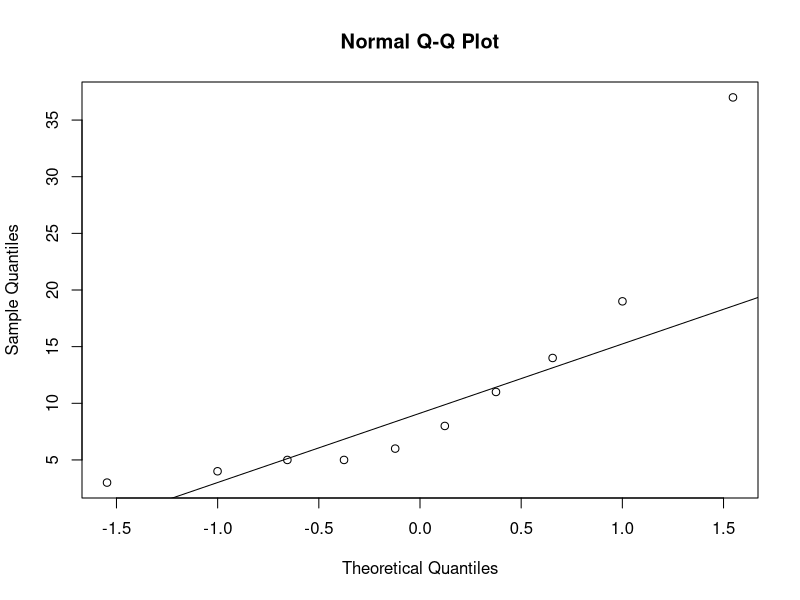
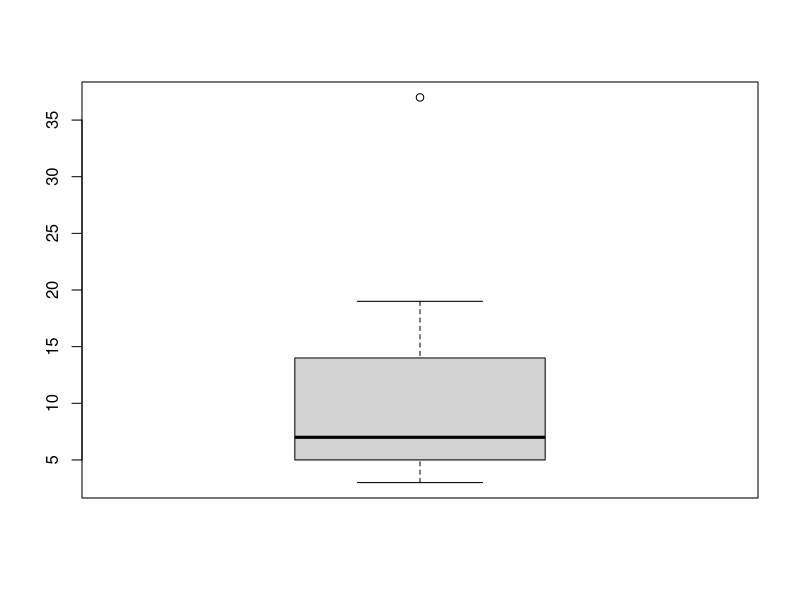
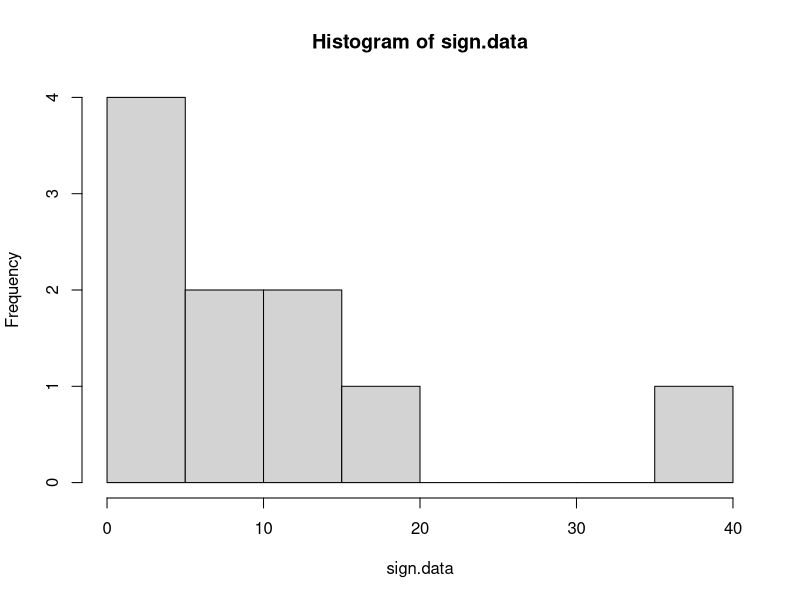
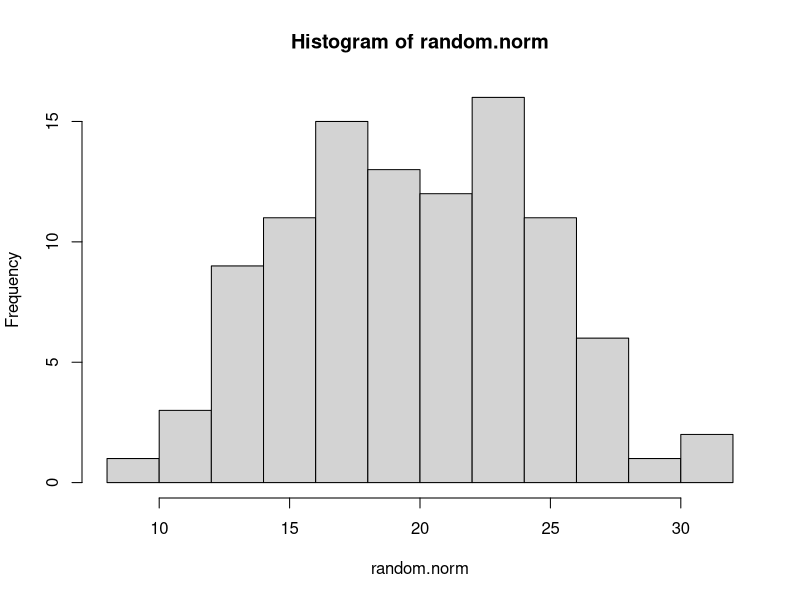
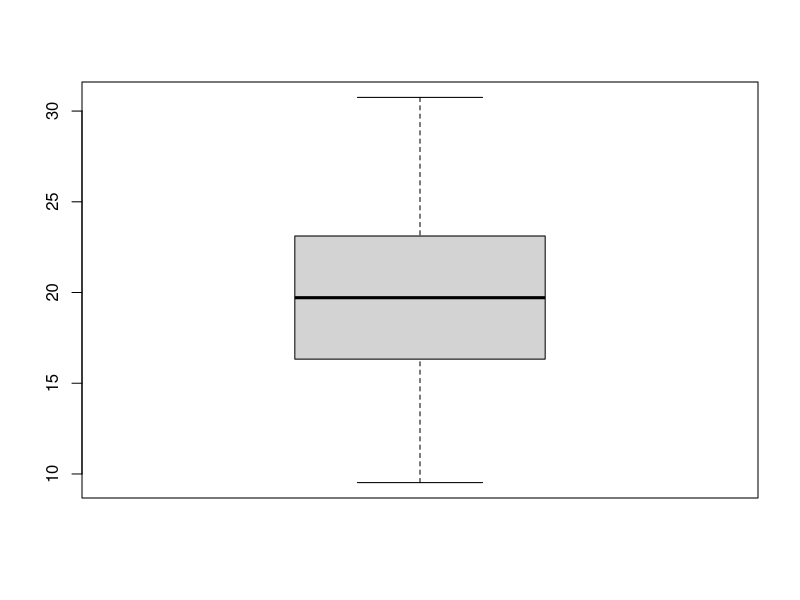
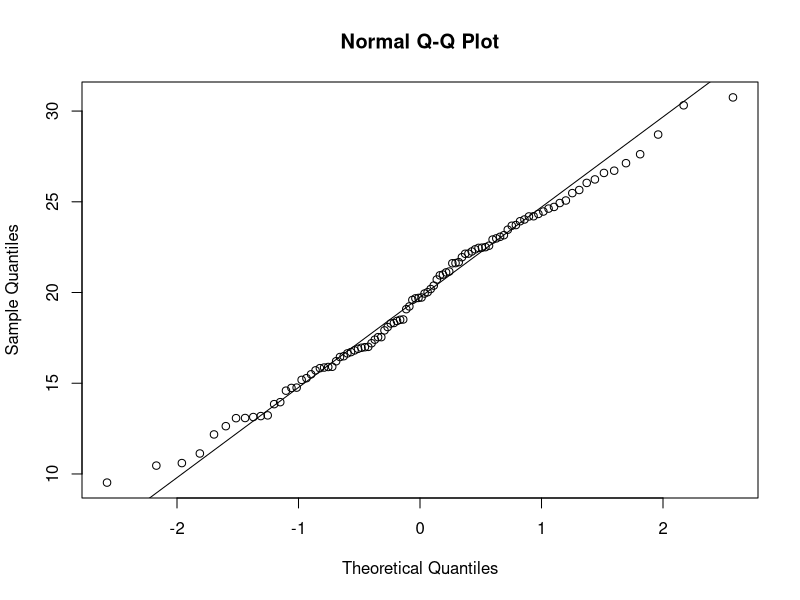
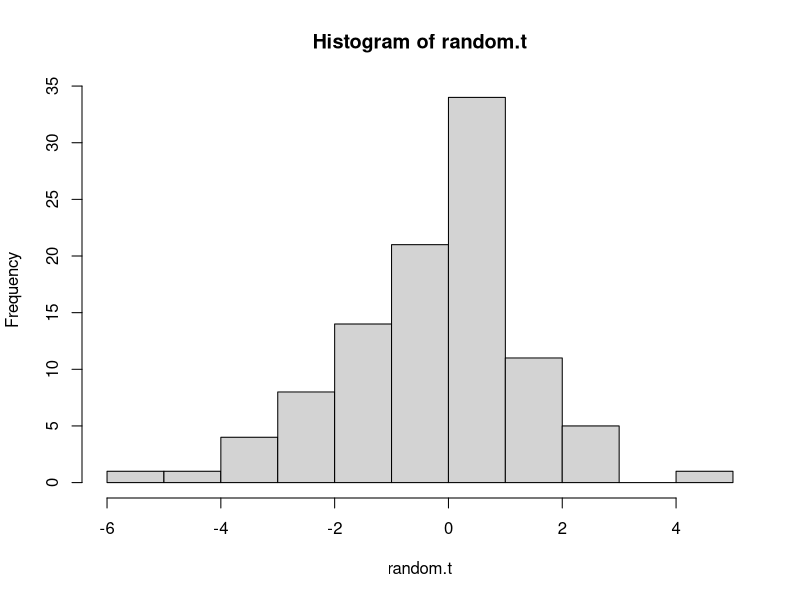
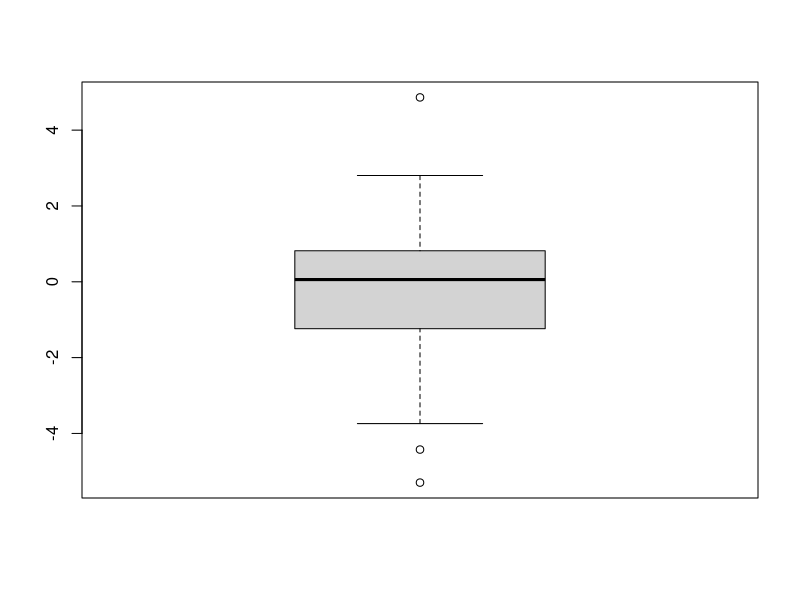

Write the R code that produced these figures, in order.
sign.data=c(3,4,5,5,6,8,11,14,19,37)
sign.data
qqnorm(sign.data)
qqline(sign.data)

boxplot(sign.data)
hist(sign.data)
stem(sign.data)

random.norm=rnorm(100,20,5)
random.norm
hist(random.norm)
boxplot(random.norm)
qqnorm(random.norm)
qqline(random.norm)

random.t=rt(100,3)
random.t
hist(random.t)
boxplot(random.t)
qqnorm(random.t)
qqline(random.t)

random.unif=runif(100,0,1)
random.unif
hist(random.unif)
boxplot(random.unif)
qqnorm(random.unif)
qqline(random.unif)
